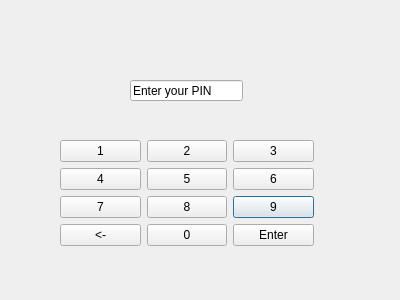
<?xml version="1.0" encoding="UTF-8"?>
<ui version="4.0">
 <class>Pin</class>
 <widget class="QDialog" name="Pin">
  <property name="geometry">
   <rect>
    <x>0</x>
    <y>0</y>
    <width>400</width>
    <height>300</height>
   </rect>
  </property>
  <property name="windowTitle">
   <string>Dialog</string>
  </property>
  <widget class="QWidget" name="widget" native="true">
   <property name="geometry">
    <rect>
     <x>20</x>
     <y>40</y>
     <width>341</width>
     <height>231</height>
    </rect>
   </property>
   <widget class="QWidget" name="gridLayoutWidget">
    <property name="geometry">
     <rect>
      <x>40</x>
      <y>100</y>
      <width>254</width>
      <height>108</height>
     </rect>
    </property>
    <layout class="QGridLayout" name="gridLayout">
     <item row="3" column="2">
      <widget class="QPushButton" name="pushButton_9">
       <property name="text">
        <string>9</string>
       </property>
      </widget>
     </item>
     <item row="3" column="1">
      <widget class="QPushButton" name="pushButton">
       <property name="text">
        <string>8</string>
       </property>
      </widget>
     </item>
     <item row="3" column="0">
      <widget class="QPushButton" name="pushButton_2">
       <property name="text">
        <string>7</string>
       </property>
      </widget>
     </item>
     <item row="1" column="1">
      <widget class="QPushButton" name="pushButton_4">
       <property name="text">
        <string>2</string>
       </property>
      </widget>
     </item>
     <item row="1" column="2">
      <widget class="QPushButton" name="pushButton_7">
       <property name="text">
        <string>3</string>
       </property>
      </widget>
     </item>
     <item row="2" column="0">
      <widget class="QPushButton" name="pushButton_5">
       <property name="text">
        <string>4</string>
       </property>
      </widget>
     </item>
     <item row="1" column="0">
      <widget class="QPushButton" name="pushButton_3">
       <property name="text">
        <string>1</string>
       </property>
      </widget>
     </item>
     <item row="2" column="2">
      <widget class="QPushButton" name="pushButton_8">
       <property name="text">
        <string>6</string>
       </property>
      </widget>
     </item>
     <item row="2" column="1">
      <widget class="QPushButton" name="pushButton_6">
       <property name="text">
        <string>5</string>
       </property>
      </widget>
     </item>
     <item row="4" column="0">
      <widget class="QPushButton" name="pushButton_10">
       <property name="text">
        <string>&lt;-</string>
       </property>
      </widget>
     </item>
     <item row="4" column="2">
      <widget class="QPushButton" name="pushButton_11">
       <property name="text">
        <string>Enter</string>
       </property>
      </widget>
     </item>
     <item row="4" column="1">
      <widget class="QPushButton" name="pushButton_12">
       <property name="text">
        <string>0</string>
       </property>
      </widget>
     </item>
    </layout>
   </widget>
   <widget class="QLineEdit" name="lineEdit">
    <property name="geometry">
     <rect>
      <x>110</x>
      <y>40</y>
      <width>113</width>
      <height>21</height>
     </rect>
    </property>
    <property name="text">
     <string>Enter your PIN</string>
    </property>
   </widget>
  </widget>
 </widget>
 <resources/>
 <connections/>
</ui>
